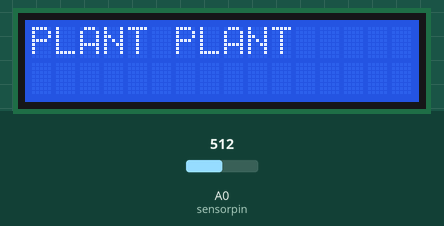
Bench run of a sketch on a simulated Arduino Uno, built with avr-gcc and run on an emulated ATmega328P. Parts: 16×2 character LCD. The inputs (shaded band) are chosen by the test bench; at power-on: A0 (sensorpin) = 512. What the sketch prints to the serial monitor is not drawn.

Above: at 1.2 s.
1.3 s: A0 (sensorpin) set to 311
2.8 s: A0 (sensorpin) set to 288
At 4.0 s:
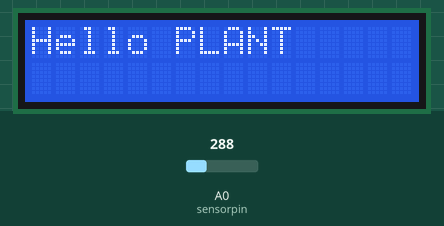
4.3 s: A0 (sensorpin) set to 306
At 5.2 s:
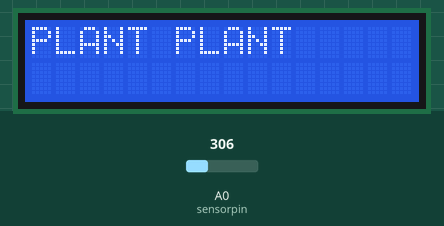
5.8 s: A0 (sensorpin) set to 290
At 6.3 s:
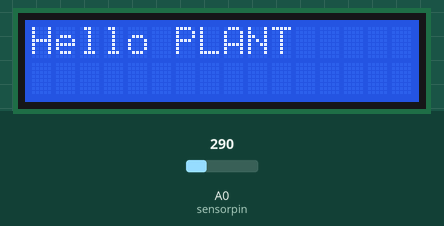
Timing chart, 0 to 8.3 s (numbered marks = the images above; inputs shaded):
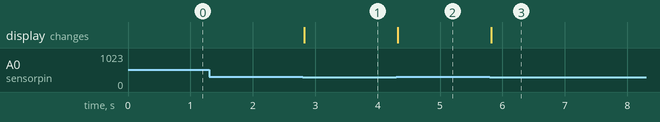

The sketch:

LCDdisplayPLANT.ino
```cpp
/*
  LiquidCrystal Library

 Demonstrates the use a 16x2 LCD display.  The LiquidCrystal
 library works with all LCD displays that are compatible with the
 Hitachi HD44780 driver. There are many of them out there, and you
 can usually tell them by the 16-pin interface.

  The circuit:
 * LCD RS pin to digital pin 12
 * LCD Enable pin to digital pin 11
 * LCD D4 pin to digital pin 5
 * LCD D5 pin to digital pin 4
 * LCD D6 pin to digital pin 3
 * LCD D7 pin to digital pin 2
 * LCD R/W pin to ground
 * LCD VSS pin to ground
 * LCD VCC pin to 5V
 * 10K resistor:
 * ends to +5V and ground
 * wiper to LCD VO pin (pin 3)

 Library originally added 18 Apr 2008
 by David A. Mellis
 library modified 5 Jul 2009
 by Limor Fried (http://www.ladyada.net)
 example added 9 Jul 2009
 by Tom Igoe
 modified 22 Nov 2010
 by Tom Igoe
 */

// include the library code:
#include <LiquidCrystal.h>

// initialize the library with the numbers of the interface pins
LiquidCrystal lcd(12, 11, 5, 4, 3, 2);

int mySwitch = 7;
int sensorpin = A0;
int sensorValue = 0;

void setup() {
  // declare pin 2 to be an input
  pinMode(mySwitch, INPUT);
  // pin A0 as debugging
  pinMode(sensorpin, INPUT);
  // initialize serial communications at 9600 bps:
  Serial.begin(9600);
  // set up the LCD's number of columns and rows:
  lcd.begin(16, 2);
  // Print a message to the LCD.
  lcd.print("");
}

void loop() {

  // read the value from the sensor:
  sensorValue = analogRead(sensorpin);
  // set the cursor to column 0, line 1
  // (note: line 1 is the second row, since counting begins with 0):
  lcd.setCursor(0, 0);

  //if sensorpin is above 300, write message on LCD
  if (analogRead(sensorpin) < 300){
    lcd.print("Hello");
  } else {
    //if sensorpin is under 300, write other message LCD
    lcd.print("PLANT PLANT");
  }

  Serial.print("sensor = ");
  Serial.print(sensorValue);
  Serial.println();
}
```

Measured:
- the behaviour switches between 300 and 299 on A0 (sensorpin) (found by bisection; images 0 and 1)
- after the input at 1.3 s, every drawn part: stays the same
- after the input at 2.8 s, the display: changes at once (image 1)
- after the input at 4.3 s, the display: changes at once (image 2)
- after the input at 5.8 s, the display: changes at once (image 3)
